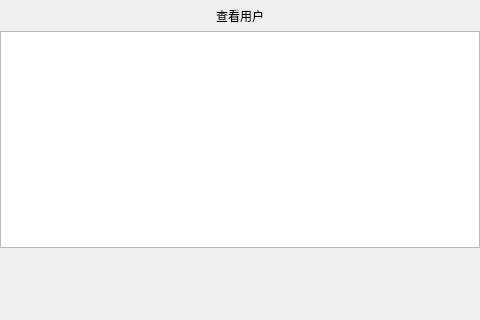
<?xml version="1.0" encoding="UTF-8"?>
<ui version="4.0">
 <class>ui_user_view</class>
 <widget class="QMainWindow" name="ui_user_view">
  <property name="geometry">
   <rect>
    <x>0</x>
    <y>0</y>
    <width>480</width>
    <height>320</height>
   </rect>
  </property>
  <property name="windowTitle">
   <string>MainWindow</string>
  </property>
  <widget class="QWidget" name="centralwidget">
   <layout class="QVBoxLayout" name="verticalLayout_2">
    <property name="spacing">
     <number>0</number>
    </property>
    <property name="leftMargin">
     <number>0</number>
    </property>
    <property name="topMargin">
     <number>0</number>
    </property>
    <property name="rightMargin">
     <number>0</number>
    </property>
    <property name="bottomMargin">
     <number>0</number>
    </property>
    <item>
     <widget class="QWidget" name="widget" native="true">
      <layout class="QVBoxLayout" name="verticalLayout" stretch="1,7,0">
       <property name="spacing">
        <number>0</number>
       </property>
       <property name="leftMargin">
        <number>0</number>
       </property>
       <property name="topMargin">
        <number>0</number>
       </property>
       <property name="rightMargin">
        <number>0</number>
       </property>
       <property name="bottomMargin">
        <number>0</number>
       </property>
       <item>
        <widget class="QWidget" name="user_view_title_widget" native="true">
         <layout class="QHBoxLayout" name="horizontalLayout" stretch="1,1,2,2">
          <property name="spacing">
           <number>0</number>
          </property>
          <property name="leftMargin">
           <number>0</number>
          </property>
          <property name="topMargin">
           <number>0</number>
          </property>
          <property name="rightMargin">
           <number>0</number>
          </property>
          <property name="bottomMargin">
           <number>0</number>
          </property>
          <item alignment="Qt::AlignLeft|Qt::AlignVCenter">
           <widget class="clicked_Label" name="user_view_back_btn" native="true">
            <property name="text" stdset="0">
             <string/>
            </property>
           </widget>
          </item>
          <item>
           <spacer name="horizontalSpacer">
            <property name="orientation">
             <enum>Qt::Horizontal</enum>
            </property>
            <property name="sizeHint" stdset="0">
             <size>
              <width>92</width>
              <height>20</height>
             </size>
            </property>
           </spacer>
          </item>
          <item>
           <widget class="QLabel" name="system_setting_title_label">
            <property name="styleSheet">
             <string notr="true"/>
            </property>
            <property name="text">
             <string>查看用户</string>
            </property>
            <property name="alignment">
             <set>Qt::AlignCenter</set>
            </property>
           </widget>
          </item>
          <item>
           <spacer name="horizontalSpacer_2">
            <property name="orientation">
             <enum>Qt::Horizontal</enum>
            </property>
            <property name="sizeHint" stdset="0">
             <size>
              <width>188</width>
              <height>20</height>
             </size>
            </property>
           </spacer>
          </item>
         </layout>
        </widget>
       </item>
       <item>
        <widget class="QTableView" name="user_tableView">
         <property name="styleSheet">
          <string notr="true"/>
         </property>
         <property name="frameShape">
          <enum>QFrame::StyledPanel</enum>
         </property>
         <property name="frameShadow">
          <enum>QFrame::Sunken</enum>
         </property>
         <property name="horizontalScrollBarPolicy">
          <enum>Qt::ScrollBarAlwaysOff</enum>
         </property>
         <property name="textElideMode">
          <enum>Qt::ElideRight</enum>
         </property>
         <attribute name="horizontalHeaderStretchLastSection">
          <bool>false</bool>
         </attribute>
         <attribute name="verticalHeaderStretchLastSection">
          <bool>false</bool>
         </attribute>
        </widget>
       </item>
       <item>
        <widget class="QWidget" name="user_view_foot" native="true">
         <property name="styleSheet">
          <string notr="true"/>
         </property>
         <layout class="QHBoxLayout" name="horizontalLayout_2" stretch="1,1,1,0,3">
          <property name="spacing">
           <number>0</number>
          </property>
          <property name="leftMargin">
           <number>0</number>
          </property>
          <property name="topMargin">
           <number>0</number>
          </property>
          <property name="rightMargin">
           <number>0</number>
          </property>
          <property name="bottomMargin">
           <number>0</number>
          </property>
          <item>
           <spacer name="horizontalSpacer_5">
            <property name="orientation">
             <enum>Qt::Horizontal</enum>
            </property>
            <property name="sizeType">
             <enum>QSizePolicy::Fixed</enum>
            </property>
            <property name="sizeHint" stdset="0">
             <size>
              <width>72</width>
              <height>20</height>
             </size>
            </property>
           </spacer>
          </item>
          <item>
           <widget class="QLabel" name="rec_tip_label">
            <property name="styleSheet">
             <string notr="true"/>
            </property>
            <property name="frameShape">
             <enum>QFrame::NoFrame</enum>
            </property>
            <property name="text">
             <string/>
            </property>
           </widget>
          </item>
          <item>
           <spacer name="horizontalSpacer_3">
            <property name="orientation">
             <enum>Qt::Horizontal</enum>
            </property>
            <property name="sizeHint" stdset="0">
             <size>
              <width>30</width>
              <height>20</height>
             </size>
            </property>
           </spacer>
          </item>
          <item>
           <widget class="QWidget" name="page_control_widget" native="true">
            <property name="styleSheet">
             <string notr="true"/>
            </property>
            <layout class="QHBoxLayout" name="horizontalLayout_3">
             <property name="spacing">
              <number>0</number>
             </property>
             <property name="leftMargin">
              <number>0</number>
             </property>
             <property name="topMargin">
              <number>0</number>
             </property>
             <property name="rightMargin">
              <number>0</number>
             </property>
             <property name="bottomMargin">
              <number>0</number>
             </property>
             <item>
              <widget class="clicked_Label" name="first_btn" native="true">
               <property name="sizePolicy">
                <sizepolicy hsizetype="Preferred" vsizetype="Preferred">
                 <horstretch>0</horstretch>
                 <verstretch>0</verstretch>
                </sizepolicy>
               </property>
               <property name="minimumSize">
                <size>
                 <width>72</width>
                 <height>72</height>
                </size>
               </property>
               <property name="maximumSize">
                <size>
                 <width>16777215</width>
                 <height>72</height>
                </size>
               </property>
               <property name="styleSheet">
                <string notr="true"/>
               </property>
               <property name="text" stdset="0">
                <string/>
               </property>
              </widget>
             </item>
             <item>
              <widget class="clicked_Label" name="prev_btn" native="true">
               <property name="sizePolicy">
                <sizepolicy hsizetype="Preferred" vsizetype="Preferred">
                 <horstretch>0</horstretch>
                 <verstretch>0</verstretch>
                </sizepolicy>
               </property>
               <property name="minimumSize">
                <size>
                 <width>72</width>
                 <height>72</height>
                </size>
               </property>
               <property name="maximumSize">
                <size>
                 <width>16777215</width>
                 <height>72</height>
                </size>
               </property>
               <property name="styleSheet">
                <string notr="true"/>
               </property>
               <property name="text" stdset="0">
                <string/>
               </property>
              </widget>
             </item>
             <item>
              <widget class="clicked_Label" name="next_btn" native="true">
               <property name="sizePolicy">
                <sizepolicy hsizetype="Preferred" vsizetype="Preferred">
                 <horstretch>0</horstretch>
                 <verstretch>0</verstretch>
                </sizepolicy>
               </property>
               <property name="minimumSize">
                <size>
                 <width>72</width>
                 <height>72</height>
                </size>
               </property>
               <property name="maximumSize">
                <size>
                 <width>16777215</width>
                 <height>72</height>
                </size>
               </property>
               <property name="styleSheet">
                <string notr="true"/>
               </property>
               <property name="text" stdset="0">
                <string/>
               </property>
              </widget>
             </item>
             <item>
              <widget class="clicked_Label" name="last_btn" native="true">
               <property name="sizePolicy">
                <sizepolicy hsizetype="Preferred" vsizetype="Preferred">
                 <horstretch>0</horstretch>
                 <verstretch>0</verstretch>
                </sizepolicy>
               </property>
               <property name="minimumSize">
                <size>
                 <width>72</width>
                 <height>72</height>
                </size>
               </property>
               <property name="maximumSize">
                <size>
                 <width>16777215</width>
                 <height>72</height>
                </size>
               </property>
               <property name="styleSheet">
                <string notr="true"/>
               </property>
               <property name="text" stdset="0">
                <string/>
               </property>
              </widget>
             </item>
            </layout>
           </widget>
          </item>
          <item>
           <spacer name="horizontalSpacer_4">
            <property name="orientation">
             <enum>Qt::Horizontal</enum>
            </property>
            <property name="sizeType">
             <enum>QSizePolicy::Expanding</enum>
            </property>
            <property name="sizeHint" stdset="0">
             <size>
              <width>40</width>
              <height>20</height>
             </size>
            </property>
           </spacer>
          </item>
         </layout>
        </widget>
       </item>
      </layout>
     </widget>
    </item>
   </layout>
  </widget>
 </widget>
 <customwidgets>
  <customwidget>
   <class>clicked_Label</class>
   <extends>QWidget</extends>
   <header location="global">clicked_label.hpp</header>
  </customwidget>
 </customwidgets>
 <resources/>
 <connections/>
</ui>
